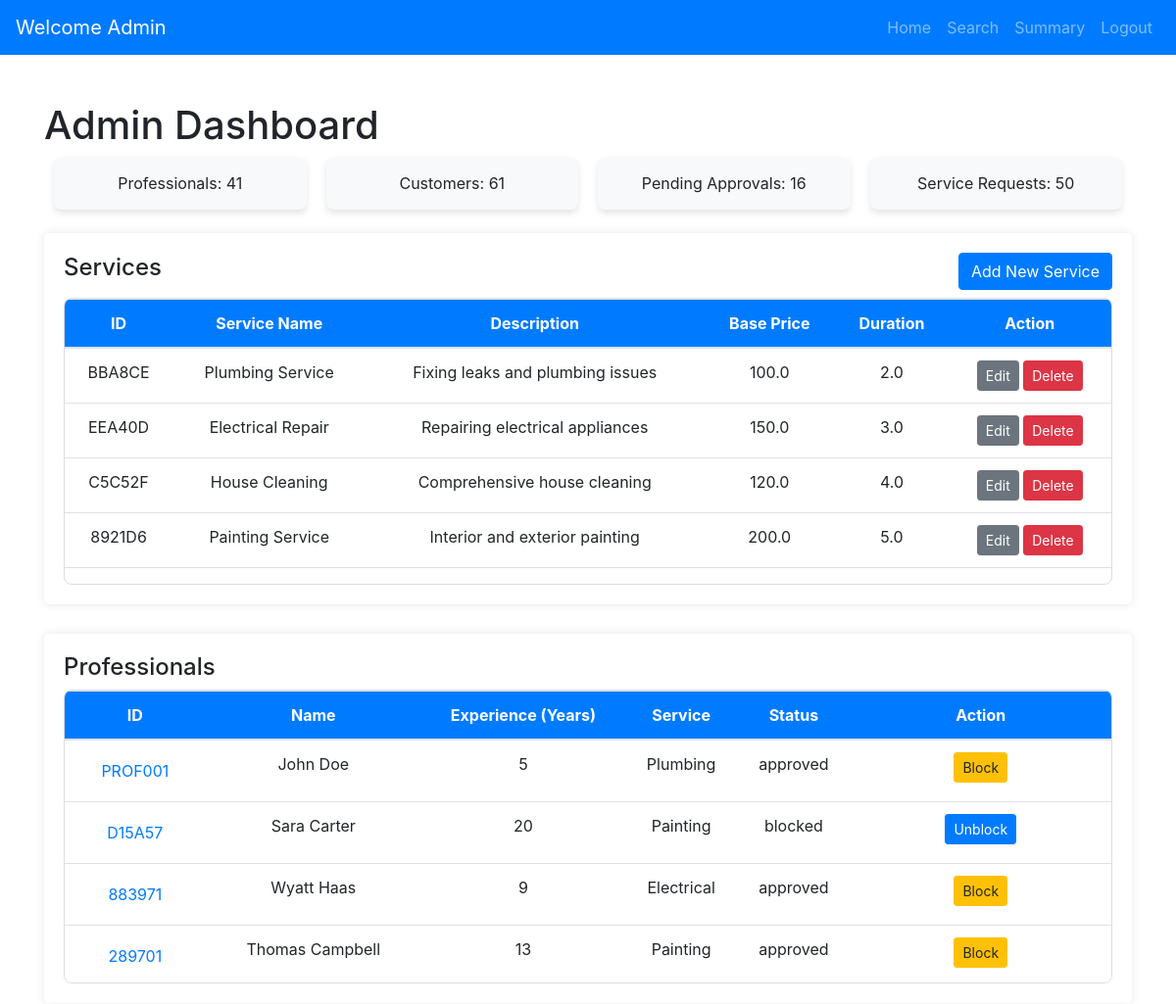
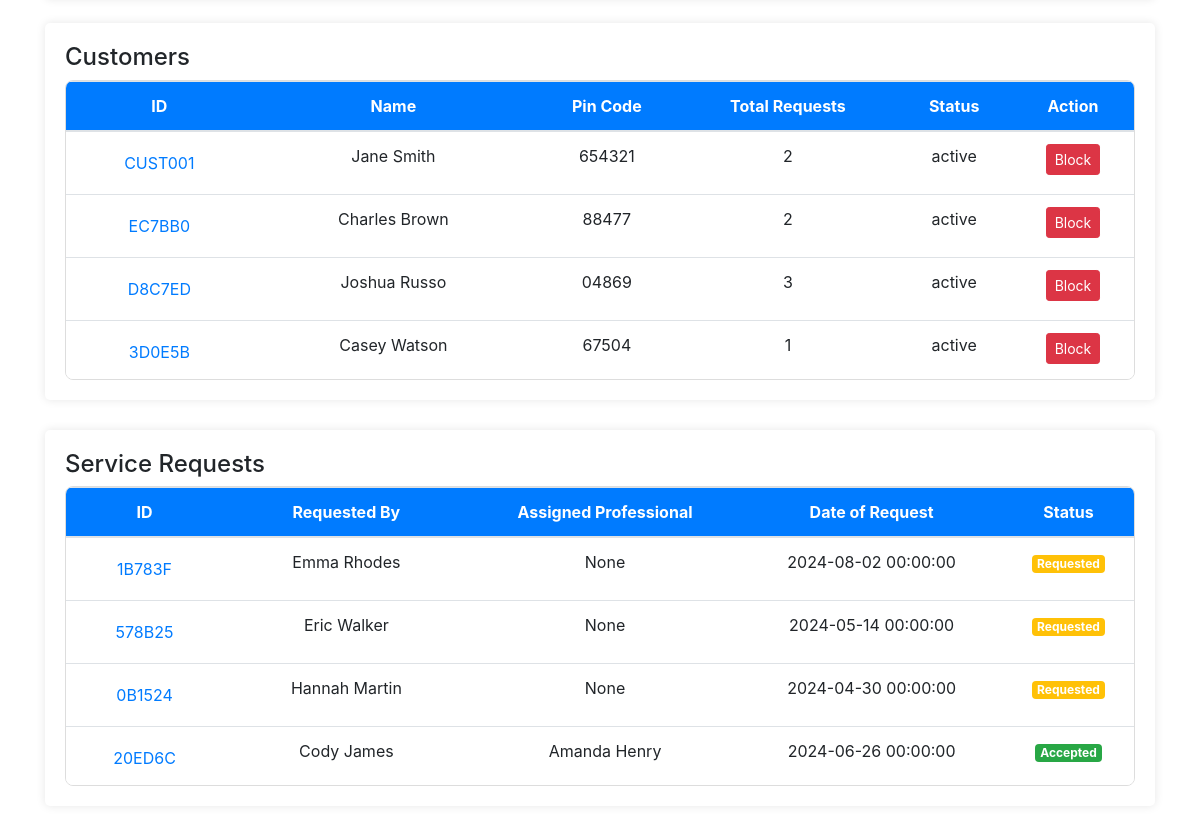
Page /admin_dashboard on the committed database (2 pictures, top to bottom).
### models.py (models this page shows, shortened)
class Service(db.Model):
    __tablename__ = 'services'
    id = db.Column(db.String(6), primary_key=True, default=generate_unique_id, unique=True)
    service_name = db.Column(db.String(100), nullable=False)
    service_description = db.Column(db.Text, nullable=True)
    price = db.Column(db.Float, nullable=False)
    duration = db.Column(db.Float, nullable=True)  # Use Float if you need fractional hours # Add duration (only date) column
    requests = db.relationship(
        'Request',
        lazy=True,
        passive_deletes=True  # Enables `ondelete="SET NULL"` in foreign key
    )

class User(db.Model):
    __tablename__ = 'users'
    id = db.Column(db.String(6), primary_key=True, default=generate_unique_id, unique=True)
    name = db.Column(db.String(150), nullable=False)
    email = db.Column(db.String(150), unique=True, nullable=False)
    _password = db.Column("password", db.String(500), nullable=False)
    address = db.Column(db.String(300), nullable=True)
    pincode = db.Column(db.String(10), nullable=True)
    phone_number = db.Column(db.String(15), nullable=True)
    role = db.Column(db.String(50), nullable=False)  # Customer or Professional
    __mapper_args__ = {
    'polymorphic_identity': 'user',
    'polymorphic_on': role,  # This allows loading unknown roles without crashing
    }
    @property
    def password(self):
        raise AttributeError("Password is not readable!")
    @password.setter
    def password(self, password):
        self._password = generate_password_hash(password, method="pbkdf2:sha256")

class Professional(User):
    __tablename__ = 'professionals'
    id = db.Column(db.String(6), db.ForeignKey('users.id'), primary_key=True)
    service_type = db.Column(db.String(100), nullable=False)
    experience = db.Column(db.Integer, nullable=False)
    status = db.Column(db.String(50), default='pending')  # Add status column
    __mapper_args__ = {
        'polymorphic_identity': 'professional',
    }

class User(db.Model):
    __tablename__ = 'users'
    id = db.Column(db.String(6), primary_key=True, default=generate_unique_id, unique=True)
    name = db.Column(db.String(150), nullable=False)
    email = db.Column(db.String(150), unique=True, nullable=False)
    _password = db.Column("password", db.String(500), nullable=False)
    address = db.Column(db.String(300), nullable=True)
    pincode = db.Column(db.String(10), nullable=True)
    phone_number = db.Column(db.String(15), nullable=True)
    role = db.Column(db.String(50), nullable=False)  # Customer or Professional
    __mapper_args__ = {
    'polymorphic_identity': 'user',
    'polymorphic_on': role,  # This allows loading unknown roles without crashing
    }
    @property
    def password(self):
        raise AttributeError("Password is not readable!")
    @password.setter
    def password(self, password):
        self._password = generate_password_hash(password, method="pbkdf2:sha256")

class Customer(User):
    __tablename__ = 'customers'
    id = db.Column(db.String(6), db.ForeignKey('users.id'), primary_key=True)
    status = db.Column(db.String(50), default='active')
    __mapper_args__ = {
        'polymorphic_identity': 'customer',
    }
    @hybrid_property
    def total_requests(self):
        return len(self.requests)

class Request(db.Model):
    __tablename__ = 'requests'
    id = db.Column(db.String(6), primary_key=True, default=generate_unique_id, unique=True)
    customer_id = db.Column(db.String(6), db.ForeignKey('customers.id'), nullable=False)
    professional_id = db.Column(db.String(6), db.ForeignKey('professionals.id'), nullable=True)
    service_id = db.Column(db.String(6), db.ForeignKey('services.id', ondelete="SET NULL"), nullable=True)
    status = db.Column(db.String(50), nullable=False)  # Pending, In Progress, Completed
    request_date = db.Column(db.DateTime, nullable=False)
    completion_date = db.Column(db.DateTime, nullable=True)
    customer = relationship('Customer', backref='requests')
    professional = relationship('Professional', backref='requests')
    service = relationship('Service')  # Remove backref here)

### app.py (the view, shortened to what this page needs)
@app.route('/admin_dashboard', methods=['GET', 'POST'])
def admin_dashboard():
    professionals = Professional.query.all()
    customers = Customer.query.all()
    services = Service.query.all()
    requests = Request.query.all()
    grouped_requests = {
        "requested": [r for r in requests if r.status == "requested"],
        "closed": [r for r in requests if r.status == "closed"],
        "accepted": [
            r for r in requests if r.status in {"accepted", "in progress", "review pending", "pending", "assigned"}
        ],
    }
    total_professionals = len(professionals)
    total_customers = len(customers)
    total_requests = len(requests)
    pending_approvals = len([p for p in professionals if p.status == "pending"])
    professional = None
    return render_template(
        "admin/admin_dashboard.html",
        professionals=professionals,
        customers=customers,
        services=services,
        requests=requests,
        grouped_requests=grouped_requests,
        total_professionals=total_professionals,
        total_customers=total_customers,
        total_requests=total_requests,
        pending_approvals=pending_approvals,
        professional=professional,
    )

### templates/admin/admin_dashboard.html (shortened to what this page needs)
<!DOCTYPE html>
<html lang="en">
<head>
    <link href="https://stackpath.bootstrapcdn.com/bootstrap/4.5.2/css/bootstrap.min.css" rel="stylesheet">
</head>
<body>
    {% extends 'base.html' %}
    {% block navbar %}
        {% include 'navbars/admin_navbar.html' %}
    {% endblock %}
    {% block content %}
    <div class="container mt-5">
        <h1>Admin Dashboard</h1>
        <div class="dashboard-stats mb-4">
            <div class="stat-box">Professionals: {{ total_professionals }}</div>
            <div class="stat-box">Customers: {{ total_customers }}</div>
            <div class="stat-box">Pending Approvals: {{ pending_approvals }}</div>
            <div class="stat-box">Service Requests: {{ total_requests }}</div>
        </div>
        <div class="container-box">
            <div class="d-flex justify-content-between align-items-center mb-2">
                <h4>Services</h4>
                <button class="btn btn-primary" data-toggle="modal" data-target="#addServiceModal">Add New Service</button>
            </div>
            <div class="table-container">
                <table class="table table-hover">
                    <thead>
                        <tr>
                            <th>ID</th>
                            <th>Service Name</th>
                            <th>Description</th>
                            <th>Base Price</th>
                            <th>Duration</th>
                            <th>Action</th>
                        </tr>
                    </thead>
                    <tbody>
                        {% for service in services %}
                        <tr>
                            <td>{{ service.id }}</td>
                            <td>{{ service.service_name }}</td>
                            <td>{{ service.service_description }}</td>
                            <td>{{ service.price }}</td>
                            <td>{{ service.duration }}</td>
                            <td>
                                <button class="btn btn-secondary btn-sm"
                                    data-toggle="modal"
                                    data-target="#editServiceModal"
                                    data-id="{{ service.id }}"
                                    data-name="{{ service.service_name }}"
                                    data-description="{{ service.service_description }}"
                                    data-price="{{ service.price }}"
                                    data-duration="{{ service.duration }}">
                                    Edit
                                </button>
                                <form method="POST" action="{{ url_for('delete_service', id=service.id) }}" style="display:inline;">
                                    <button type="submit" class="btn btn-danger btn-sm">Delete</button>
                                </form>
                            </td>
                        </tr>
                        {% endfor %}
                    </tbody>
                </table>
            </div>
        </div>
         <div class="container-box mb-4">
            <h4>Professionals</h4>
            <div class="table-container">
                <table class="table table-hover">
                    <thead>
                        <tr>
                            <th>ID</th>
                            <th>Name</th>
                            <th>Experience (Years)</th>
                            <th>Service</th>
                            <th>Status</th>
                            <th>Action</th>
                        </tr>
                    </thead>
                    <tbody>
                        {% for professional in professionals %}
                        <tr>
                            <td>
                                <form method="GET" action="{{ url_for('show_professional_details') }}">
                                    <button type="submit" class="btn btn-link">{{ professional.id }}</button>
                                </form>
                            </td>
                            <td>{{ professional.name }}</td>
                            <td>{{ professional.experience }}</td>
                            <td>{{ professional.service_type }}</td>
                            <td>{{ professional.status }}</td>
                            <td>
                                {% if professional.status == 'pending' %}
<form method="POST" action="{{ url_for('approve_professional', id=professional.id) }}" style="display:inline;">
    <input type="hidden" name="csrf_token" value="{{ csrf_token() }}">
    <button type="submit" class="btn btn-success btn-sm">Approve</button>
</form>
<form method="POST" action="{{ url_for('reject_professional', id=professional.id) }}" style="display:inline;">
    <input type="hidden" name="csrf_token" value="{{ csrf_token() }}">
    <button type="submit" class="btn btn-danger btn-sm">Reject</button>
</form>
<form method="POST" action="{{ url_for('block_professional', id=professional.id) }}" style="display:inline;">
    <input type="hidden" name="csrf_token" value="{{ csrf_token() }}">
    <button type="submit" class="btn btn-warning btn-sm">Block</button>
</form>
{% elif professional.status == 'approved' %}
<form method="POST" action="{{ url_for('block_professional', id=professional.id) }}" style="display:inline;">
    <button type="submit" class="btn btn-warning btn-sm">Block</button>
</form>
{% elif professional.status == 'blocked' %}
<form method="POST" action="{{ url_for('unblock_user', id=professional.id) }}" style="display:inline;">
    <button type="submit" class="btn btn-primary btn-sm">Unblock</button>
</form>
{% endif %}
                            </td>
                        </tr>
                        {% endfor %}
                    </tbody>
                </table>
            </div>
        </div>
        <div class="container-box">
            <h4>Customers</h4>
            <div class="table-container">
                <table class="table table-hover">
                    <thead>
                        <tr>
                            <th>ID</th>
                            <th>Name</th>
                            <th>Pin Code</th>
                            <th>Total Requests</th>
                            <th>Status</th>
                            <th>Action</th>
                        </tr>
                    </thead>
                    <tbody>
                        {% for customer in customers %}
                        <tr>
                            <td>
                                <form method="GET" action="{{ url_for('show_customer_details') }}">
                                    <button type="submit" class="btn btn-link">{{ customer.id }}</button>
                                </form>
                            </td>
                            <td>{{ customer.name }}</td>
                            <td>{{ customer.pincode }}</td>
                            <td>{{ customer.total_requests }}</td>
                            <td>{{ customer.status }}</td>
                            <td>
                                {% if customer.status == 'active' %}
                                <form method="POST" action="{{ url_for('block_customer', id=customer.id) }}" style="display:inline;">
                                    <button type="submit" class="btn btn-danger btn-sm">Block</button>
                                </form>
                                {% elif customer.status == 'blocked' %}
                                <form method="POST" action="{{ url_for('unblock_customer', id=customer.id) }}" style="display:inline;">
                                    <input type="hidden" name="csrf_token" value="{{ csrf_token() }}">
                                    <button type="submit" class="btn btn-primary btn-sm">Unblock</button>
                                </form>
                                {% endif %}
                            </td>
                        </tr>
                        {% endfor %}
                    </tbody>
                </table>
            </div>
        </div>
        <div class="container-box">
            <h4>Service Requests</h4>
            <div class="table-container">
                <table class="table table-hover">
                    <thead>
                        <tr>
                            <th>ID</th>
                            <th>Requested By</th>
                            <th>Assigned Professional</th>
                            <th>Date of Request</th>
                            <th>Status</th>
                        </tr>
                    </thead>
                    <tbody>
                        {% for request in requests %}
                        <tr>
                            <td>
                                <form method="GET" action="{{ url_for('show_service_request_details') }}">
                                    <button type="submit" class="btn btn-link">{{ request.id }}</button>
                                </form>
                            </td>
                            <td>{{ request.customer.name }}</td>
                            <td>{{ request.professional.name if request.professional else 'None' }}</td>
                            <td>{{ request.request_date }}</td>
                            <td>
                                {% if request.status == 'closed' %}
                                <span class="badge badge-status badge-closed">Closed</span>
                                {% elif request.status == 'requested' %}
                                <span class="badge badge-status badge-pending">Requested</span>
                                {% else %}
                                <span class="badge badge-status badge-accepted">Accepted</span>
                                {% endif %}
                            </td>
                        </tr>
                        {% endfor %}
                    </tbody>
                </table>
            </div>
        </div>
    </div>
    {% include 'admin/add_service.html' %}
    {% include 'admin/edit_service.html' %}
    {% endblock %}

### rows in the picture
Service: id "BBA8CE", service_name "Plumbing Service", service_description "Fixing leaks and plumbing issues", price "100.0", duration "2.0"
Service: id "EEA40D", service_name "Electrical Repair", service_description "Repairing electrical appliances", price "150.0", duration "3.0"
Service: id "C5C52F", service_name "House Cleaning", service_description "Comprehensive house cleaning", price "120.0", duration "4.0"
Service: id "8921D6", service_name "Painting Service", service_description "Interior and exterior painting", price "200.0", duration "5.0"
Professional: id "PROF001", name "John Doe", experience "5", service_type "Plumbing", status "approved"
Professional: id "D15A57", name "Sara Carter", experience "20", service_type "Painting", status "blocked"
Professional: id "883971", name "Wyatt Haas", experience "9", service_type "Electrical", status "approved"
Professional: id "289701", name "Thomas Campbell", experience "13", service_type "Painting", status "approved"
Customer: id "CUST001", name "Jane Smith", pincode "654321", total_requests "2", status "active"
Customer: id "EC7BB0", name "Charles Brown", pincode "88477", total_requests "2", status "active"
Customer: id "D8C7ED", name "Joshua Russo", pincode "04869", total_requests "3", status "active"
Customer: id "3D0E5B", name "Casey Watson", pincode "67504", total_requests "1", status "active"
Request: id "1B783F", customer.name "Emma Rhodes", professional "None", request_date "2024-08-02 00:00:00", status "Requested"
Request: id "578B25", customer.name "Eric Walker", professional "None", request_date "2024-05-14 00:00:00", status "Requested"
Request: id "0B1524", customer.name "Hannah Martin", professional "None", request_date "2024-04-30 00:00:00", status "Requested"
Request: id "20ED6C", customer.name "Cody James", professional "Amanda Henry", request_date "2024-06-26 00:00:00", status "Accepted"

### other values in the picture
{{ total_professionals }} "41"
{{ total_customers }} "61"
{{ pending_approvals }} "16"
{{ total_requests }} "50"
